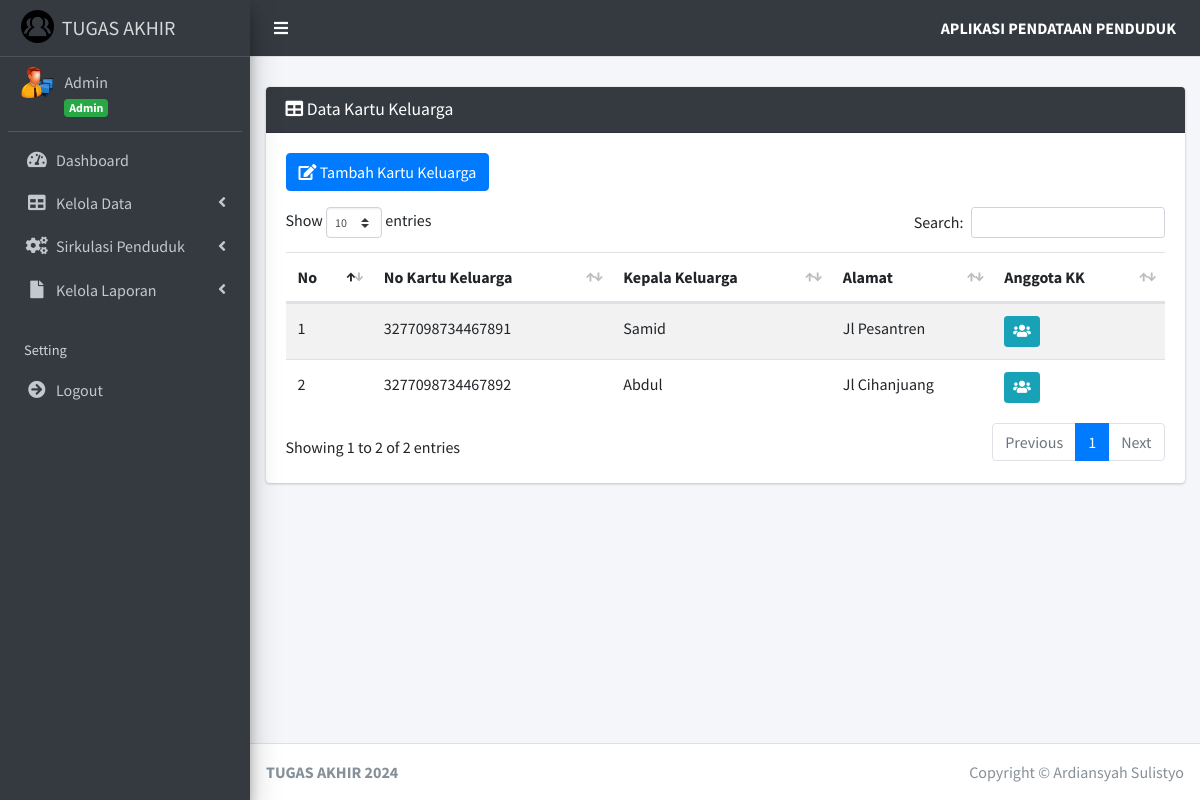
The page /index.php?page=kk (signed in) on the database its author committed.
### tables this page shows
CREATE TABLE `kk` (
  `id_kk` int(11) NOT NULL,
  `no_kk` varchar(16) NOT NULL,
  `id_penduduk` int(11) NOT NULL,
  `k_keluarga` varchar(20) NOT NULL
);

CREATE TABLE `penduduk` (
  `id_penduduk` int(11) NOT NULL,
  `id_user` int(11) NOT NULL,
  `nik_penduduk` varchar(16) NOT NULL,
  `nama_penduduk` varchar(45) NOT NULL,
  `tempat_lahir_penduduk` varchar(30) NOT NULL,
  `tanggal_lahir_penduduk` date NOT NULL,
  `jenis_kelamin_penduduk` enum('Laki-Laki','Perempuan') NOT NULL,
  `alamat_penduduk` text NOT NULL,
  `desa_kelurahan_penduduk` varchar(30) NOT NULL,
  `kecamatan_penduduk` varchar(30) NOT NULL,
  `kabupaten_kota_penduduk` varchar(30) NOT NULL,
  `provinsi_penduduk` varchar(30) NOT NULL,
  `negara_penduduk` varchar(30) NOT NULL,
  `rt_penduduk` varchar(3) NOT NULL,
  `rw_penduduk` varchar(3) NOT NULL,
  `agama_penduduk` enum('Islam','Kristen','Katolik','Hindu','Buddha','Konghucu') NOT NULL,
  `pendidikan_terakhir_penduduk` varchar(20) NOT NULL,
  `pekerjaan_penduduk` varchar(20) NOT NULL,
  `status_perkawinan_penduduk` enum('Kawin','Tidak Kawin') NOT NULL,
  `status` enum('Ada','Meninggal','Pindah','Izin Tinggal') NOT NULL
);

### pages/kk/index.php (the view)
<?php
$query = "SELECT * FROM `kk` JOIN `penduduk` ON kk.id_penduduk = penduduk.id_penduduk";
$hasil = mysqli_query($koneksi, $query);
$data_kk = [];
while ($row = mysqli_fetch_assoc($hasil)) $data_kk[] = $row;
?>
<div class="card card-dark">
    <div class="card-header">
        <h3 class="card-title">
            <i class="fa fa-table"></i>
            Data Kartu Keluarga
        </h3>
    </div>
    <div class="card-body">
        <div class="table-responsive">
            <div class="mb-3">
                <a href="?page=tambah_kk" class="btn btn-primary">
                    <i class="fa fa-edit"></i> Tambah Kartu Keluarga
                </a>
            </div>
            <table class="table table-striped table-condensed table-hover" id="example1">
                <thead>
                    <tr>
                        <th>No</th>
                        <th>No Kartu Keluarga</th>
                        <th>Kepala Keluarga</th>
                        <th>Alamat</th>
                        <th>Anggota KK</th>
                    </tr>
                </thead>
                <tbody>
                    <?php $nomor = 1; ?>
                    <?php foreach ($data_kk as $kk) : ?>
                        <tr>
                            <td><?= $nomor++ ?></td>
                            <td><?= $kk['no_kk'] ?></td>
                            <td><?= $kk['k_keluarga'] ?></td>
                            <td><?= $kk['alamat_penduduk'] ?></td>
                            <td>
                                <a href="?page=anggota&id_kk=<?= $kk['id_kk'] ?>" title="Anggota KK" class="btn btn-info btn-sm">
                                    <i class="fa fa-users"></i>
                                </a>
                            </td>
                        </tr>
                    <?php endforeach ?>
                </tbody>
            </table>
        </div>
    </div>
</div>

### rows shown on the page
kk: no_kk "3277098734467891", k_keluarga "Samid", id_penduduk.alamat_penduduk "Jl Pesantren"
kk: no_kk "3277098734467892", k_keluarga "Abdul", id_penduduk.alamat_penduduk "Jl Cihanjuang"

### other values the page prints
$data_nama "Admin"
$data_level "Admin"
